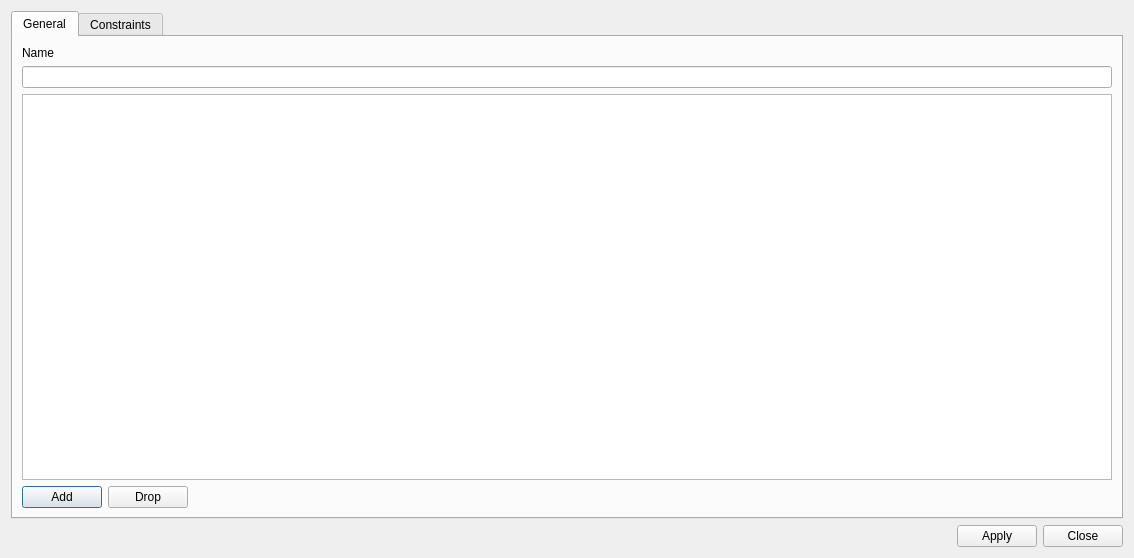
<?xml version="1.0" encoding="UTF-8"?>
<ui version="4.0">
 <class>TableEditForm</class>
 <widget class="QDialog" name="TableEditForm">
  <property name="geometry">
   <rect>
    <x>0</x>
    <y>0</y>
    <width>1134</width>
    <height>558</height>
   </rect>
  </property>
  <property name="windowTitle">
   <string>Table editor</string>
  </property>
  <property name="windowIcon">
   <iconset resource="../icons.qrc">
    <normaloff>:/icons/table.png</normaloff>:/icons/table.png</iconset>
  </property>
  <layout class="QVBoxLayout" name="verticalLayout_3">
   <item>
    <widget class="QTabWidget" name="tabs">
     <property name="currentIndex">
      <number>0</number>
     </property>
     <widget class="QWidget" name="tGeneral">
      <attribute name="title">
       <string>General</string>
      </attribute>
      <layout class="QVBoxLayout" name="verticalLayout_2">
       <item>
        <layout class="QVBoxLayout" name="verticalLayout">
         <item>
          <widget class="QLabel" name="label">
           <property name="text">
            <string>Name</string>
           </property>
          </widget>
         </item>
         <item>
          <widget class="QLineEdit" name="lineEdit"/>
         </item>
        </layout>
       </item>
       <item>
        <widget class="QTableView" name="tableView">
         <property name="editTriggers">
          <set>QAbstractItemView::AllEditTriggers</set>
         </property>
         <attribute name="horizontalHeaderCascadingSectionResizes">
          <bool>true</bool>
         </attribute>
        </widget>
       </item>
       <item>
        <layout class="QHBoxLayout" name="horizontalLayout_2">
         <item>
          <widget class="QPushButton" name="btnAdd">
           <property name="text">
            <string>Add</string>
           </property>
           <property name="icon">
            <iconset resource="../icons.qrc">
             <normaloff>:/icons/column_add.png</normaloff>:/icons/column_add.png</iconset>
           </property>
          </widget>
         </item>
         <item>
          <widget class="QPushButton" name="btnDelete">
           <property name="text">
            <string>Drop</string>
           </property>
           <property name="icon">
            <iconset resource="../icons.qrc">
             <normaloff>:/icons/column_delete.png</normaloff>:/icons/column_delete.png</iconset>
           </property>
          </widget>
         </item>
         <item>
          <spacer name="horizontalSpacer_2">
           <property name="orientation">
            <enum>Qt::Horizontal</enum>
           </property>
           <property name="sizeHint" stdset="0">
            <size>
             <width>40</width>
             <height>20</height>
            </size>
           </property>
          </spacer>
         </item>
        </layout>
       </item>
      </layout>
     </widget>
     <widget class="QWidget" name="tConstraints">
      <attribute name="title">
       <string>Constraints</string>
      </attribute>
      <layout class="QVBoxLayout" name="verticalLayout_4">
       <item>
        <widget class="QTableView" name="tvConstraints">
         <property name="editTriggers">
          <set>QAbstractItemView::NoEditTriggers</set>
         </property>
         <property name="alternatingRowColors">
          <bool>true</bool>
         </property>
         <property name="selectionMode">
          <enum>QAbstractItemView::SingleSelection</enum>
         </property>
         <property name="selectionBehavior">
          <enum>QAbstractItemView::SelectRows</enum>
         </property>
         <attribute name="horizontalHeaderStretchLastSection">
          <bool>true</bool>
         </attribute>
        </widget>
       </item>
       <item>
        <layout class="QHBoxLayout" name="horizontalLayout_3">
         <item>
          <widget class="QPushButton" name="btnAddConstraint">
           <property name="sizePolicy">
            <sizepolicy hsizetype="Maximum" vsizetype="Fixed">
             <horstretch>0</horstretch>
             <verstretch>0</verstretch>
            </sizepolicy>
           </property>
           <property name="text">
            <string>Add</string>
           </property>
           <property name="icon">
            <iconset resource="../icons.qrc">
             <normaloff>:/icons/constraint_add.png</normaloff>:/icons/constraint_add.png</iconset>
           </property>
           <property name="iconSize">
            <size>
             <width>16</width>
             <height>16</height>
            </size>
           </property>
          </widget>
         </item>
         <item>
          <widget class="QPushButton" name="btnDropConstraint">
           <property name="text">
            <string>Drop</string>
           </property>
           <property name="icon">
            <iconset resource="../icons.qrc">
             <normaloff>:/icons/constraint_drop.png</normaloff>:/icons/constraint_drop.png</iconset>
           </property>
          </widget>
         </item>
         <item>
          <spacer name="horizontalSpacer_3">
           <property name="orientation">
            <enum>Qt::Horizontal</enum>
           </property>
           <property name="sizeHint" stdset="0">
            <size>
             <width>40</width>
             <height>20</height>
            </size>
           </property>
          </spacer>
         </item>
        </layout>
       </item>
      </layout>
     </widget>
    </widget>
   </item>
   <item>
    <layout class="QHBoxLayout" name="horizontalLayout">
     <item>
      <spacer name="horizontalSpacer">
       <property name="orientation">
        <enum>Qt::Horizontal</enum>
       </property>
       <property name="sizeHint" stdset="0">
        <size>
         <width>40</width>
         <height>20</height>
        </size>
       </property>
      </spacer>
     </item>
     <item>
      <widget class="QPushButton" name="btnApply">
       <property name="text">
        <string>Apply</string>
       </property>
       <property name="icon">
        <iconset resource="../icons.qrc">
         <normaloff>:/icons/disk.png</normaloff>:/icons/disk.png</iconset>
       </property>
      </widget>
     </item>
     <item>
      <widget class="QPushButton" name="btnClose">
       <property name="text">
        <string>Close</string>
       </property>
       <property name="icon">
        <iconset resource="../icons.qrc">
         <normaloff>:/icons/cross.png</normaloff>:/icons/cross.png</iconset>
       </property>
      </widget>
     </item>
    </layout>
   </item>
  </layout>
 </widget>
 <resources>
  <include location="../icons.qrc"/>
  <include location="../icons.qrc"/>
  <include location="../icons.qrc"/>
  <include location="../icons.qrc"/>
 </resources>
 <connections/>
</ui>
